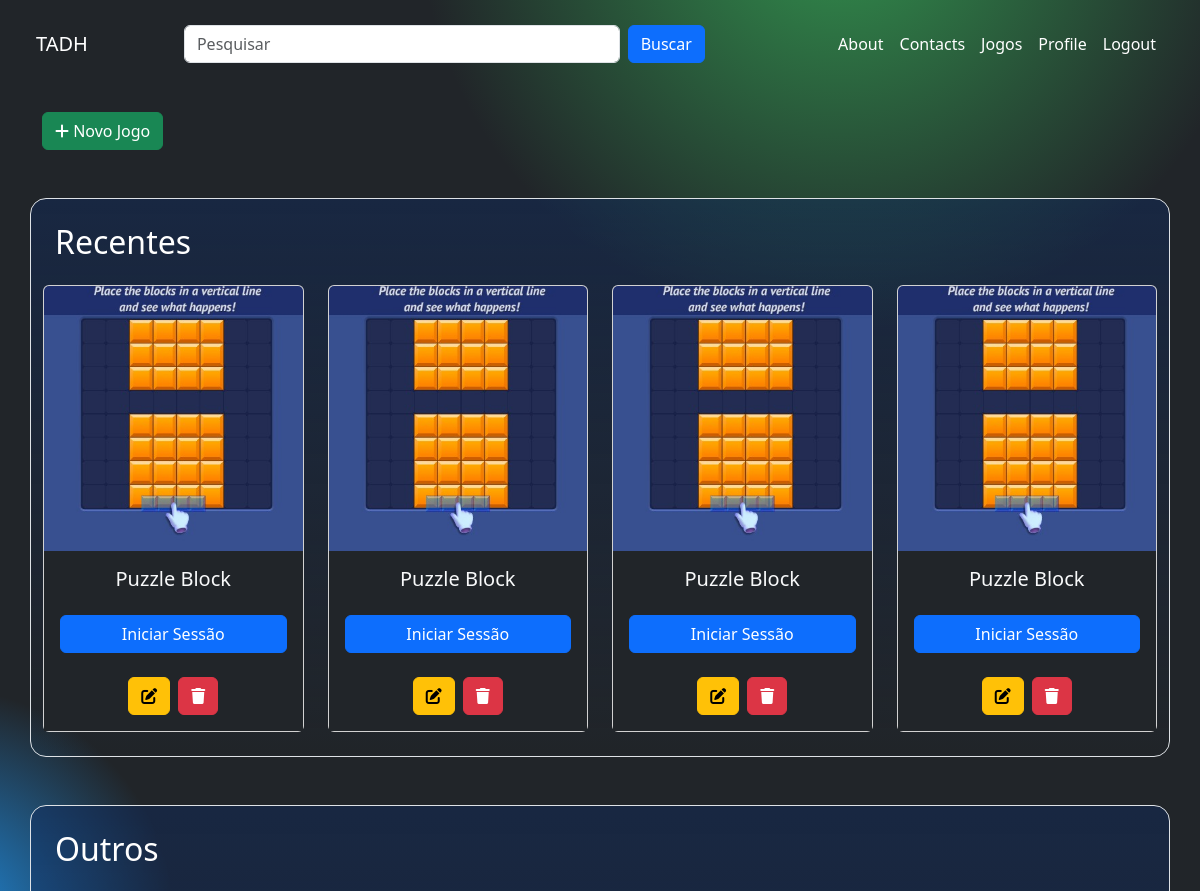
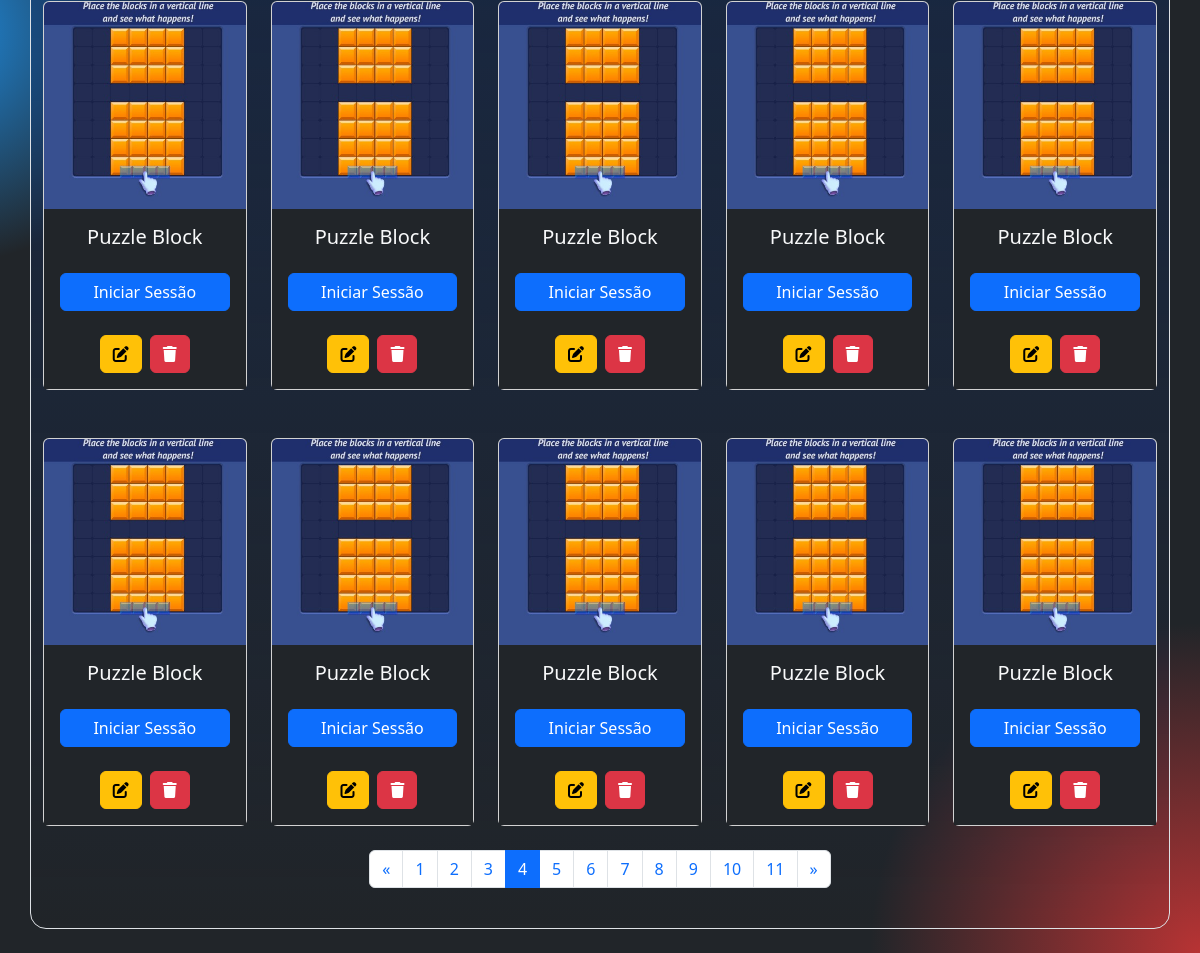
The app's page /jogos/?page=4 (signed in) with its own data (2 pictures, top to bottom).
### jogos/models.py (models this page shows, shortened)
class Jogo(models.Model):
    CATEGORIAS = [
        ("recentes", "Recentes"),
        ("outros", "Outros"),
    ]
    titulo = models.CharField(max_length=100)
    descricao = models.TextField()
    imagem = models.ImageField(upload_to="jogos/")
    url_jogo = models.URLField()
    categoria = models.CharField(max_length=10, choices=CATEGORIAS, default="outros")

### jogos/views.py (the view)
# urls.py: path("jogos/", views.jogos_list, name="jogos"),
@login_required(login_url="login")
def jogos_list(request):
    recentes = Jogo.objects.filter(categoria="outros").order_by("-id")[:4]
    outros_list = Jogo.objects.filter(categoria="outros").order_by("-id")
    q = request.GET.get('q', '').strip()
    term = " ".join(q.split())
    if q != "":
        outros_list = outros_list.filter(
            Q(titulo__icontains=term)
        )
    paginator = Paginator(outros_list, 10)  # Show 8 items per page
    page_number = request.GET.get('page', 1)
    outros = paginator.get_page(page_number)
    jogos_page = True
    context = {
        "recentes": recentes,
        "outros": outros,
        "paginator": paginator,
        "jogos_page": jogos_page
    }
    return render(request, "pages/jogos.html", context)

### jogos/templates/pages/jogos.html (shortened to what this page needs)
{% extends 'base.html' %}
{% block permissions %}
  {% load permission_tags %}
{% endblock permissions %}
{% block content %}
{% if user|has_role:'Admin' %}
<div class="container mt-4">
    <a href="{% url 'criar_jogo' %}" class="btn btn-success">
      <i class="fas fa-plus"></i> Novo Jogo
    </a>
</div>
{% endif %}
    <div class="container mt-5 recents rounded-4 p-4 border">
        <h1 class="mb-4 fs-2 ms-0">Recentes</h1>
        <div class="row g-4" style="display: grid; grid-template-columns: repeat(auto-fit, minmax(200px, 1fr)); gap: 1.5rem;">
            {% for jogo in recentes %}
            <div class="card p-0 z-index-1">
                <img src="{{ jogo.imagem.url }}" class="card-img-top" alt="{{ jogo.titulo }}">
                <div class="card-body bg-dark text-center">
                    <h5 class="card-title text-light mb-4">{{ jogo.titulo }}</h5>
                    <a href="{{ jogo.url_jogo }}" class="btn btn-primary w-100">Iniciar Sessão</a>
                    {% if user|has_role:'Admin' %}
                    <div class="d-flex justify-content-center
                    gap-2 mt-4">
                        <a href="{% url 'editar_jogo' jogo.id %}" class="btn btn-warning">
                          <i class="fas fa-edit"></i>
                        </a>
                        <button type="button" class="btn btn-danger" data-bs-toggle="modal" data-bs-target="#confirmDeleteModal-{{ jogo.id }}">
                            <i class="fas fa-trash"></i>
                        </button>
                      </div>
                      {% endif %}
                </div>
            </div>
            {% endfor %}
        </div>
    </div>
    <div class="container mt-5 recents rounded-4 p-4 border  mb-4">
        <h1 class="mb-4 fs-2 ms-0">Outros</h1>
        <div class="row g-4" style="display: grid; grid-template-columns: repeat(auto-fit, minmax(200px, 1fr)); gap: 1.5rem;">
            {% for jogo in outros %}
            <div class="card p-0">
                <img src="{{ jogo.imagem.url }}" class="card-img-top" alt="{{ jogo.titulo }}">
                <div class="card-body bg-dark text-center">
                    <h5 class="card-title text-light mb-4">{{ jogo.titulo }}</h5>
                    <a href="{{ jogo.url_jogo }}" class="btn btn-primary w-100">Iniciar Sessão</a>
                    <div class="d-flex justify-content-center gap-2 mt-4">
                        <a href="{% url 'editar_jogo' jogo.id %}" class="btn btn-warning">
                          <i class="fas fa-edit"></i>
                        </a>
                        <button type="button" class="btn btn-danger" data-bs-toggle="modal" data-bs-target="#confirmDeleteModal-{{ jogo.id }}">
                            <i class="fas fa-trash"></i>
                        </button>
                      </div>
                </div>
            </div>
            {% endfor %}
        </div>
        {% if outros.has_other_pages %}
        <nav aria-label="Page navigation" class="mt-4">
            <ul class="pagination justify-content-center">
                {% if outros.has_previous %}
                <li class="page-item">
                    <a class="page-link" href="?page={{ outros.previous_page_number }}" aria-label="Previous">
                        <span aria-hidden="true">&laquo;</span>
                    </a>
                </li>
                {% endif %}
                {% for page_num in paginator.page_range %}
                    {% if page_num == outros.number %}
                    <li class="page-item active">
                        <span class="page-link">{{ page_num }}</span>
                    </li>
                    {% else %}
                    <li class="page-item">
                        <a class="page-link" href="?page={{ page_num }}">{{ page_num }}</a>
                    </li>
                    {% endif %}
                {% endfor %}
                {% if outros.has_next %}
                <li class="page-item">
                    <a class="page-link" href="?page={{ outros.next_page_number }}" aria-label="Next">
                        <span aria-hidden="true">&raquo;</span>
                    </a>
                </li>
                {% endif %}
            </ul>
        </nav>
        {% endif %}
    </div>
{% endblock content %}

### jogos/static/css/styles.css (style rules this page uses)
body { background-color: #121212; color: white; background-image: radial-gradient(circle at -5% 50%, rgba(31, 150, 242, 0.9), transparent 15%), radial-gradient(circle at 70% -5%, rgba(52, 159, 82, 0.9), transparent 20%), radial-gradient(circle at 100% 100%, rgba(200, 53, 53, 0.9), transparent 15%); background-size: cover; background-attachment: fixed; }
h1 { font-size: 3rem; color: white; margin-left: 6rem; }
.recents { background: linear-gradient(to bottom, rgba(16, 42, 91, 0.5) 0%, rgba(255, 255, 255, 0) 100%); }

### records on screen
Jogo: imagem (picture), titulo "Puzzle Block"
Jogo: imagem (picture), titulo "Puzzle Block"
Jogo: imagem (picture), titulo "Puzzle Block"
Jogo: imagem (picture), titulo "Puzzle Block"
Jogo: imagem (picture), titulo "Puzzle Block"
Jogo: imagem (picture), titulo "Puzzle Block"
Jogo: imagem (picture), titulo "Puzzle Block"
Jogo: imagem (picture), titulo "Puzzle Block"
Jogo: imagem (picture), titulo "Puzzle Block"
Jogo: imagem (picture), titulo "Puzzle Block"
Jogo: imagem (picture), titulo "Puzzle Block"
Jogo: imagem (picture), titulo "Puzzle Block"
Jogo: imagem (picture), titulo "Puzzle Block"
Jogo: imagem (picture), titulo "Puzzle Block"

### other values on screen
{{ page_num }} "1" "2" "3" "5" "6" "7" "8" "9" "10" "11"
{{ page_num }} "4"
